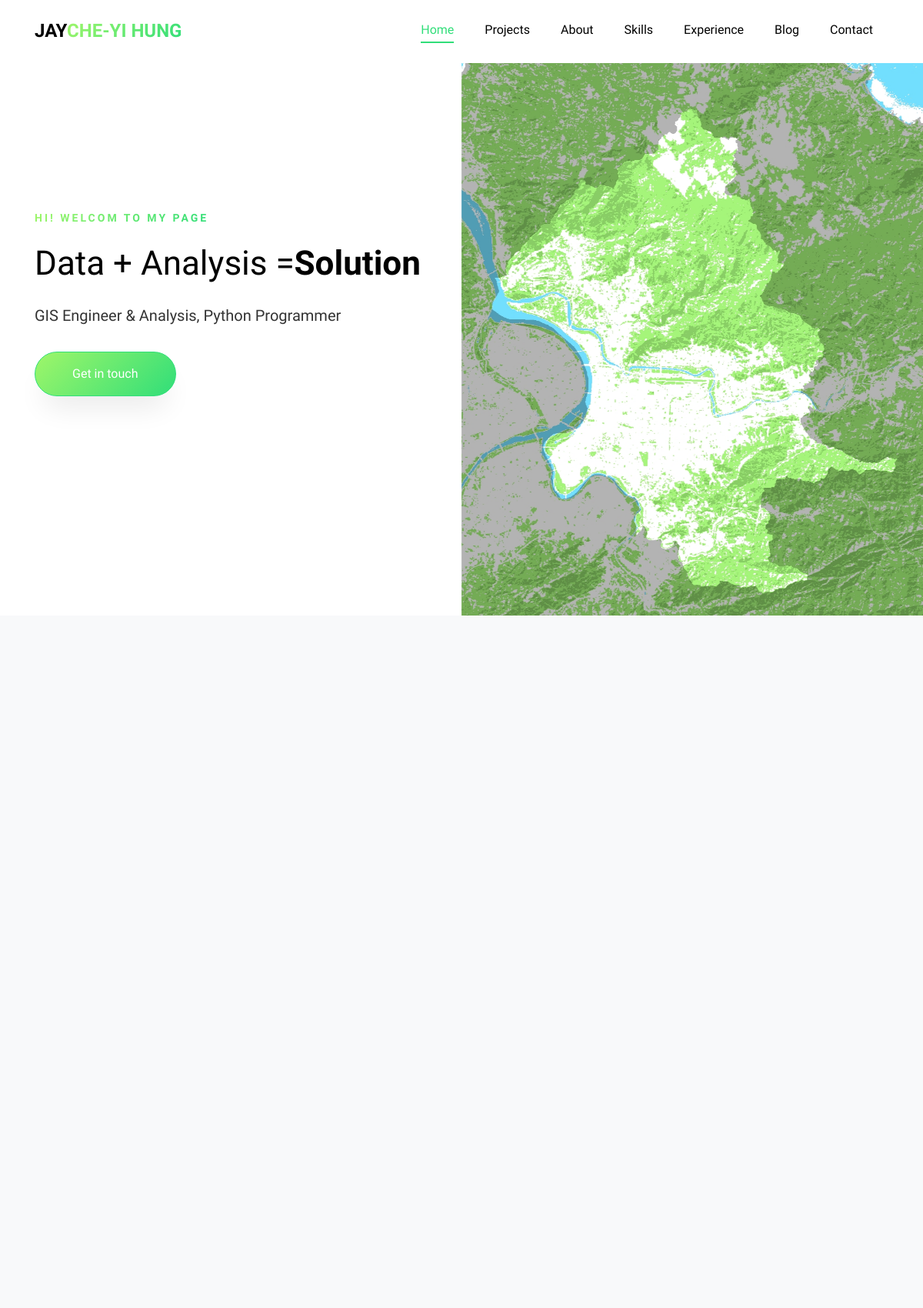
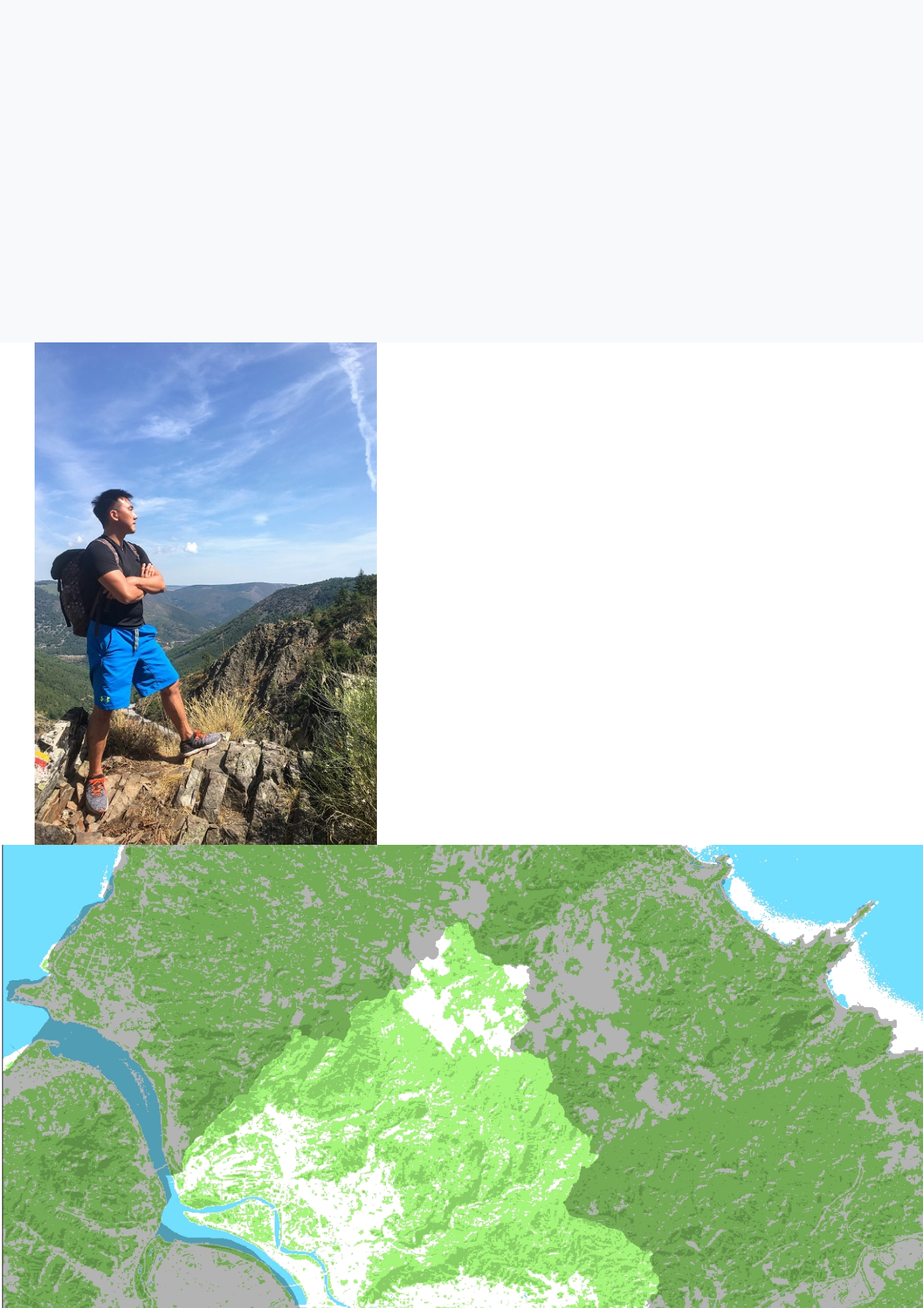
Page /test/ (upper part) on the committed database (2 pictures, top to bottom).
### pages/models.py (models this page shows, shortened)
class About(models.Model):
    name = models.CharField(max_length=20)
    position = models.CharField(max_length=50)
    address = models.CharField(max_length=100)
    phone = models.CharField(max_length=20)
    email = models.EmailField()
    website = models.URLField()
    introduction = models.TextField()

class Section(models.Model):
    title = models.CharField(max_length=20)
    name = models.CharField(max_length=50)

### pages/views.py (the view)
# urls.py: path('test/', views.test)
def test(request, *args, **kwargs):
    skills = Skill.objects.all()
    sections = Section.objects.all()
    projects = Project.objects.all()
    educations = Education.objects.all()
    works = WorkExperience.objects.all()
    abouts = About.objects.all()[0]
    blogs = Blog.objects.all()
    big = BigProject.objects.all()
    links = Links.objects.all()
    context = {'skills':skills,
               'sections':sections,
               'projects':projects,
               'about':abouts,
               'edus':educations,
               'works':works,
               'blogs':blogs,
               'big':big,
               'links':links
               }
    return render(request, 'pages/test.html', context)

### pages/templates/pages/test.html (shortened to what this page needs)
{% load static %}
<!DOCTYPE html>
<html lang="en">
  <head>
    <link rel="stylesheet" href="{% static 'pages/css/open-iconic-bootstrap.min.css' %}">
    <link rel="stylesheet" href="{% static 'pages/css/animate.css' %}">
    <link rel="stylesheet" href="{% static 'pages/css/owl.carousel.min.css' %}">
    <link rel="stylesheet" href="{% static 'pages/css/owl.theme.default.min.css' %}">
    <link rel="stylesheet" href="{% static 'pages/css/magnific-popup.css' %}">
    <link rel="stylesheet" href="{% static 'pages/css/aos.css' %}">
    <link rel="stylesheet" href="{% static 'pages/css/ionicons.min.css' %}">
    <link rel="stylesheet" href="{% static 'pages/css/flaticon.css' %}">
    <link rel="stylesheet" href="{% static 'pages/css/icomoon.css' %}">
    <link rel="stylesheet" href="{% static 'pages/css/style.css' %}">
  </head>
  <body data-spy="scroll" data-target=".site-navbar-target" data-offset="300">
    <nav class="navbar navbar-expand-lg navbar-dark ftco_navbar bg-dark ftco-navbar-light site-navbar-target" id="ftco-navbar">
	    <div class="container">
	      <a class="navbar-brand" href="http://jaythecheyi.pythonanywhere.com/">Jay<span>{{about.name}}</span></a>
	      <div class="collapse navbar-collapse" id="ftco-nav">
	        <ul class="navbar-nav nav ml-auto">
                {% for section in sections %}
	          <li class="nav-item"><a href="{{section.name}}" class="nav-link"><span>{{section.title}}</span></a></li>
                {% endfor %}
	        </ul>
	      </div>
	    </div>
	  </nav>
	  <section id="home-section" class="hero">
		  <div class="home-slider js-fullheight owl-carousel">
	      <div class="slider-item js-fullheight">
	        <div class="container-fluid p-0">
	          <div class="row d-md-flex no-gutters slider-text js-fullheight align-items-center justify-content-end" data-scrollax-parent="true">
	          	<div class="one-third order-md-last img js-fullheight" style="background-image:url({% static 'pages/images/ndvi.jpg' %});">
	          	</div>
		          <div class="one-forth d-flex js-fullheight align-items-center ftco-animate" data-scrollax=" properties: { translateY: '70%' }">
		          	<div class="text">
		          		<span class="subheading">Hi! Welcom to my page</span>
			            <h1 class="mb-4 mt-3">Data + Analysis =<span>Solution</span></h1>
			            <p>GIS Engineer & Analysis, Python Programmer</p>
			            <p><a href="#contact-section" class="btn btn-primary px-5 py-3 mt-3">Get in touch</a></p>
		            </div>
		          </div>
	        	</div>
	        </div>
	      </div>
	    </div>
    </section>
    <section class="ftco-section ftco-no-pb ftco-no-pt ftco-services bg-light" id="services-section">
      <div class="container">
        <div class="row no-gutters">
          </div>
        </div>
    </section>
    <section class="ftco-section ftco-project bg-light" id="projects-section">
      <div class="container">
    	<div class="container px-md-5">
    		<div class="row justify-content-center pb-5">
        </div>
      </div>
    </section>
		<section class="ftco-counter img ftco-section ftco-no-pt ftco-no-pb" id="about-section">
    	<div class="container">
    		<div class="row d-flex">
    			<div class="col-md-6 col-lg-5 d-flex">
    				<div class="img d-flex align-self-stretch align-items-center" style="background-image:url({% static 'pages/images/IMG_9024.JPG' %});">
    				</div>
    			</div>
    			<div class="col-md-6 col-lg-7 pl-lg-5 py-5">
    				<div class="py-md-5">
	    				<div class="row justify-content-start pb-3">
			        </div>
		        </div>
	        </div>
        </div>
    	</div>
    </section>
        <section class="ftco-section-2 img" style="background-image: url({% static 'pages/images/ndvi.jpg' %});" id="experience-section">
    	<div class="container">
    		<div class="row d-md-flex justify-content-end">
    			<div class="col-md-6">
    				<div class="row">
    					<div class="col-md-12">
    					</div>
    				</div>
    			</div>
    		</div>
    	</div>
    </section>
  </body>
</html>

### rows in the picture
About: name "CHE-YI HUNG"
Section: title "Home"
Section: title "Projects"
Section: title "About"
Section: title "Skills"
Section: title "Experience"
Section: title "Blog"
Section: title "Contact"
